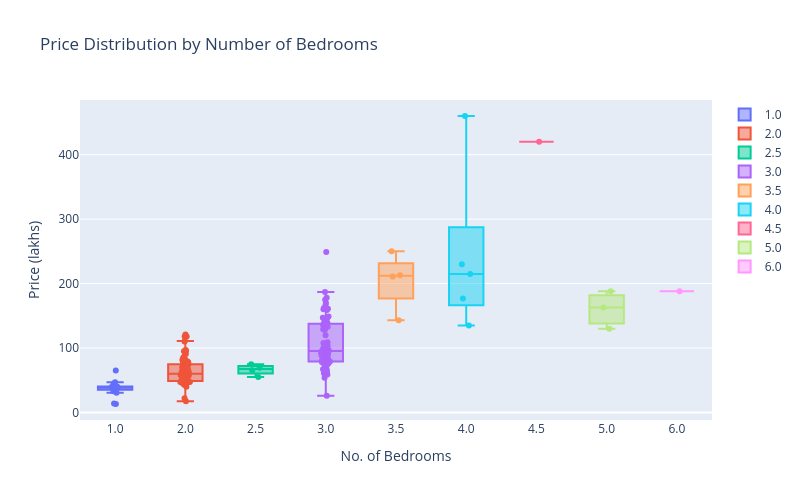

Write notebook code for a chart like this one.
### Code cell
fig = go.Figure()

for bedrooms in sorted(df['no_of_bedrooms'].unique()):
    subset = df[df['no_of_bedrooms'] == bedrooms]
    fig.add_trace(go.Box(
        y=subset['price_in_lakhs'],
        name=str(bedrooms),
        boxpoints='all',
        jitter=0.3,
        pointpos=0
    ))

fig.update_layout(
    title='Price Distribution by Number of Bedrooms',
    xaxis_title='No. of Bedrooms',
    yaxis_title='Price (lakhs)',
    height=500, width=800
)
fig.show()

### Figure 1 — Plotly figure (JSON) as saved in the notebook; plotly's stock layout.template omitted (floating-point values rounded to 4 significant figures)
{"data": [{"boxpoints": "all", "jitter": 0.3, "name": "1.0", "pointpos": 0, "type": "box", "y": [39.0, 40.0, 36.0, 37.0, 42.0, 14.0, 39.0, 45.5, 36.0, 33.5, 65.0, 30.58, 36.0, 38.68, 43.8, 33.0, 47.0, 39.49, 39.49, 39.49, 13.19]}, {"boxpoints": "all", "jitter": 0.3, "name": "2.0", "pointpos": 0, "type": "box", "y": [65.0, 74.0, 75.0, 65.0, 58.0, 58.0, 48.0, 57.0, 57.0, 59.0, 61.0, 63.0, 79.0, 70.0, 97.0, 57.0, 22.0, 80.0, 83.0, 51.0, 60.0, 72.5, 73.5, 62.0, 54.14, 58.32, 45.75, 49.34, 49.74, 50.56, 55.0, 68.0, 65.0, 47.3, 47.59, 47.7, 47.8, 47.91, 48.02, 84.0, 85.0, 96.0, 43.2, 47.4, 43.49, 43.83, 44.44, 45.52, 111.0, 118.0, 121.0, 52.0, 79.0, 68.06, 68.41, 78.0, 68.8, 68.8, 48.0, 51.0, 56.0, 95.0, 110.0, 118.0, 58.0, 60.72, 81.49, 74.5, 80.59, 83.0, 47.25, 47.5, 48.43, 55.26, 45.7, 45.5, 59.0, 55.3, 56.5, 62.3, 45.74, 59.0, 39.99, 53.99, 59.99, 70.0, 73.0, 78.0, 83.0, 64.99, 64.99, 64.99, 17.29, 87.0, 95.0, 90.68]}, {"boxpoints": "all", "jitter": 0.3, "name": "2.5", "pointpos": 0, "type": "box", "y": [69.38, 75.03, 65.5, 55.22]}, {"boxpoints": "all", "jitter": 0.3, "name": "3.0", "pointpos": 0, "type": "box", "y": [74.0, 89.0, 95.0, 100.0, 88.0, 95.0, 78.0, 79.0, 61.0, 65.0, 73.0, 76.0, 80.0, 96.0, 100.0, 90.0, 120.0, 83.5, 26.0, 101.0, 103.0, 128.0, 66.0, 84.0, 79.02, 82.1, 249.0, 62.23, 62.69, 92.0, 92.0, 136.0, 161.0, 170.0, 178.0, 187.0, 129.0, 133.0, 139.0, 140.0, 54.0, 162.0, 167.0, 97.0, 98.87, 140.0, 146.0, 147.0, 149.0, 108.0, 66.0, 67.0, 87.0, 89.0, 92.0, 79.3, 82.5, 159.0, 58.95, 109.0, 175.0, 129.0, 160.0, 135.0]}, {"boxpoints": "all", "jitter": 0.3, "name": "3.5", "pointpos": 0, "type": "box", "y": [143.0, 211.0, 213.0, 250.0]}, {"boxpoints": "all", "jitter": 0.3, "name": "4.0", "pointpos": 0, "type": "box", "y": [135.0, 460.0, 177.0, 215.0, 230.0]}, {"boxpoints": "all", "jitter": 0.3, "name": "4.5", "pointpos": 0, "type": "box", "y": [420.0]}, {"boxpoints": "all", "jitter": 0.3, "name": "5.0", "pointpos": 0, "type": "box", "y": [188.0, 163.0, 130.0]}, {"boxpoints": "all", "jitter": 0.3, "name": "6.0", "pointpos": 0, "type": "box", "y": [188.0]}], "layout": {"height": 500, "title": {"text": "Price Distribution by Number of Bedrooms"}, "width": 800, "xaxis": {"title": {"text": "No. of Bedrooms"}}, "yaxis": {"title": {"text": "Price (lakhs)"}}}}
